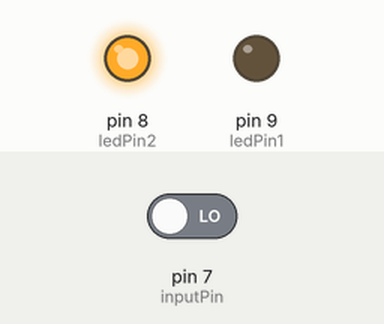
A sketch run on a simulated Arduino Uno, built with avr-gcc and run on an emulated ATmega328P. Shown: output pins drawn as LEDs (lit = HIGH). Inputs (shaded band) come from the test bench; at power-on: pin 7 (inputPin) LOW. What the sketch prints to the serial monitor is not drawn.

Above: at 1.2 s.
1.3 s: pin 7 (inputPin) driven HIGH
At 2.5 s:
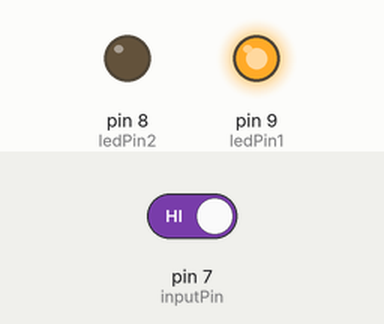
2.8 s: pin 7 (inputPin) driven LOW
At 3.7 s:
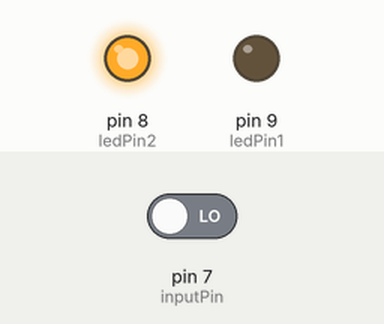
Timing chart, 0 to 5.8 s (numbered marks = the images above; inputs shaded):
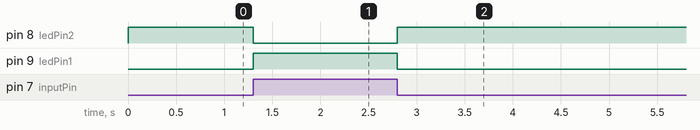

Measured:
- after the input at 1.3 s, pin 8 (ledPin2): HIGH → LOW at once; pin 9 (ledPin1): LOW → HIGH at once
- after the input at 2.8 s, pin 8 (ledPin2): LOW → HIGH at once; pin 9 (ledPin1): HIGH → LOW at once

The sketch:

MoveDetectSensor.ino
```cpp
/* Move Detect (Motion)Sensor */
/* Check status using 2 LEDs. */

int ledPin1 = 9;      // 1번 LED
int ledPin2 = 8;      // 2번 LED
int inputPin = 7;     // 센서 신호핀
int pirState = LOW;   // 센서 초기상태는 움직임이 없음을 가정
int val = 0;          // 센서 신호의 판별을 위한 변수

void setup(){
    pinMode(ledPin1, OUTPUT);    // 1번 LED를 출력으로 설정
    pinMode(ledPin2, OUTPUT);    // 2번 LED를 출력으로 설정
    pinMode(inputPin, INPUT);    // 센서 Input 설정
    Serial.begin(9600);         // 시리얼 통신, 속도는 9600
}

void loop(){
  val = digitalRead(inputPin);         // 센서 신호값을 읽어와서 val에 저장

  if (val == HIGH) {                   // 센서 신호값이 HIGH면(인체 감지가 되면)
    digitalWrite(ledPin1, HIGH);       // 1번 LED ON
    digitalWrite(ledPin2, LOW);        // 2번 LED OFF
    if (pirState == LOW){
         Serial.println("주변 물체 감지됨!");    // 시리얼 모니터 출력
         pirState = HIGH;
    }
   }
   else {                             // 센서 신호값이 LOW면(인체감지가 없으면)
    digitalWrite(ledPin1, LOW);       // 1번 LED OFF
    digitalWrite(ledPin2, HIGH);      // 2번 LED ON
    if (pirState == HIGH){
        Serial.println("감시 중..");   // 시리얼 모니터 출력
        pirState = LOW;
    }
  }
}
```
